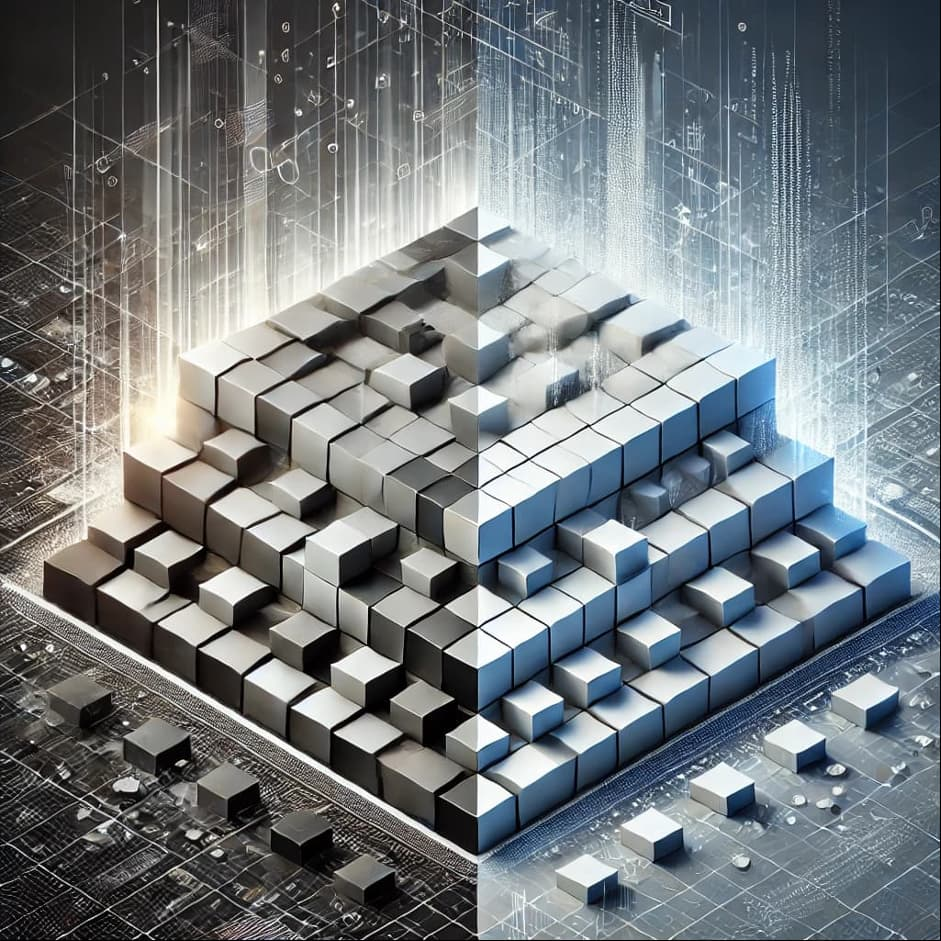
#> input picture images/grey_01.jpg, 941 x 941 px, found by its file name
$ python hw_02_svertoka_viktor.py
#> lines starting #> are read from the running program, lines starting #| are printed output that depends on the picture; long printed decimals are rounded
# Завантажуємо необхідні бібліотеки
import numpy as np
import matplotlib.pyplot as plt
from matplotlib.image import imread
from sklearn.decomposition import TruncatedSVD

# 1. Підготовка зображень
image_path = "grey_01.jpg"
image = imread(image_path)
#> image is the input picture: shape (941, 941, 3); mean R, G, B 114.4, 120.8, 124.4

# 2. Виведення зображення
plt.imshow(image)
plt.axis("off")
plt.title("Original Image")
plt.show()

# 3. Визначення розміру зображення
height, width, channels = image.shape
#> height = 941; width = 941; channels = 3
print(f"Розміри зображення: Height={height}, Width={width}, Channels={channels}")
#| Розміри зображення: Height=941, Width=941, Channels=3

# 4. Перетворення зображення у 2D-матрицю
flat_image = image.reshape(-1, width * channels)

# 5. Застосування SVD декомпозиції
U, S, Vt = np.linalg.svd(flat_image, full_matrices=False)
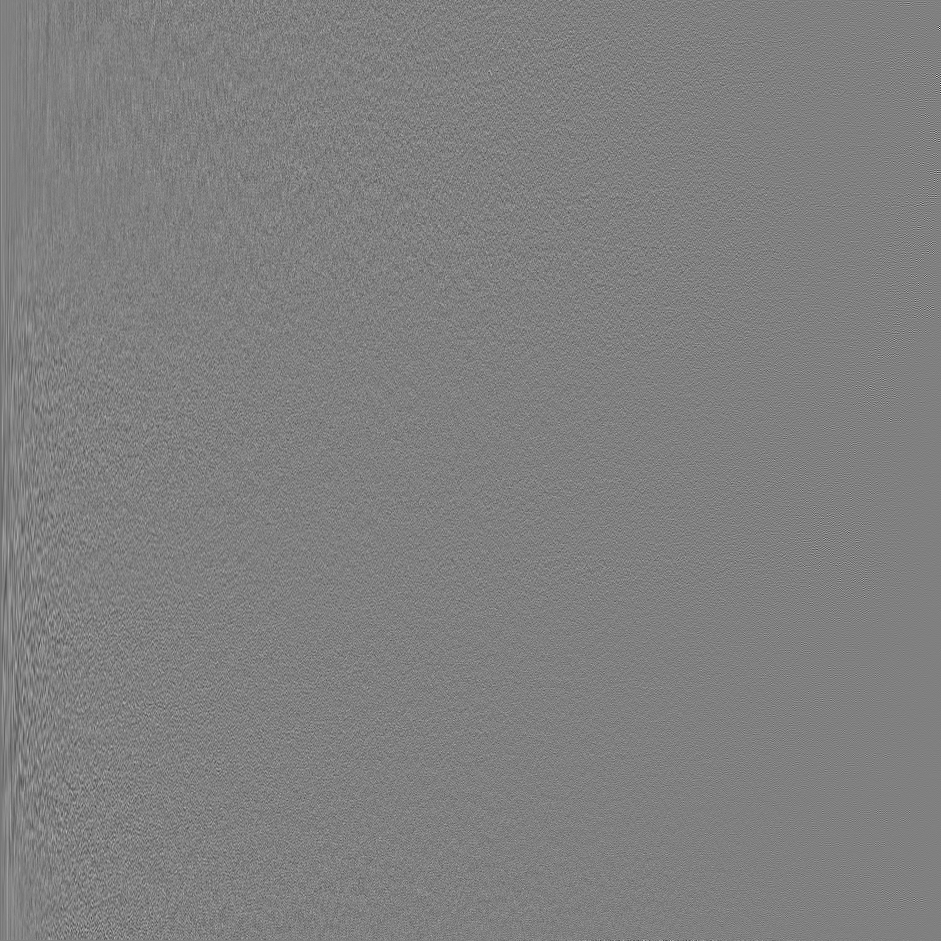
#> U: shape (941, 941) float64; min -0.369, max 0.364, mean -2.88e-05; drawn with min black and max white
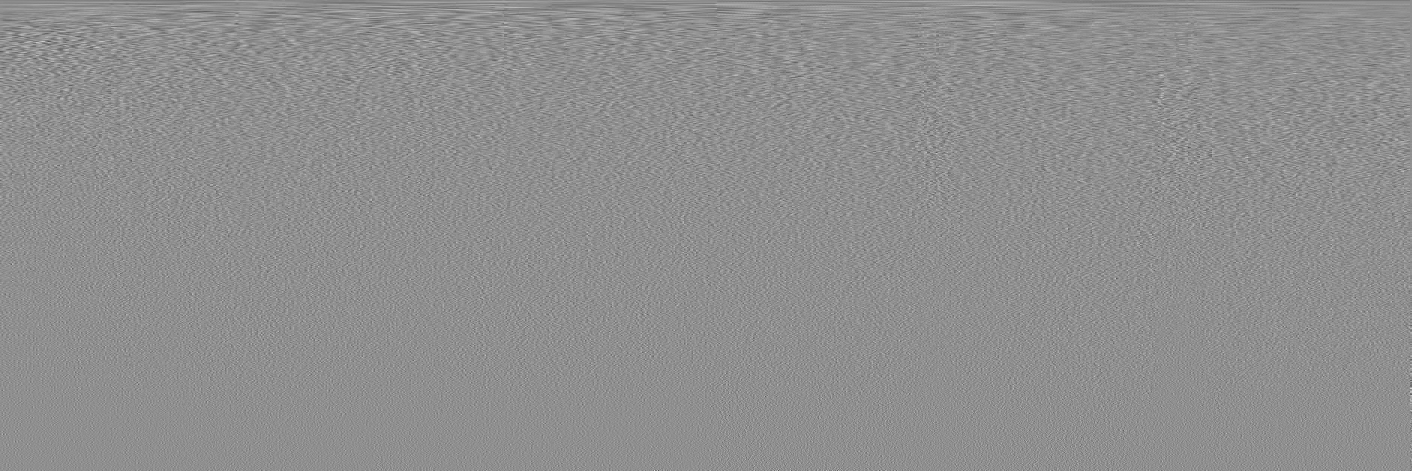
#> Vt: shape (941, 2823) float64 (shown at 1/2 size); min -0.161, max 0.125, mean -2.49e-05; drawn with min black and max white
#> S = 941 values, max 205444.8 at index 0, min 6.26 at index 940, mean 1428.5

# 6. Візуалізація перших k значень з матриці Σ
k = 100
plt.plot(np.arange(k), S[:k])
plt.title("Singular Values")
plt.xlabel("Index")
plt.ylabel("Singular Value")
plt.grid()
plt.show()
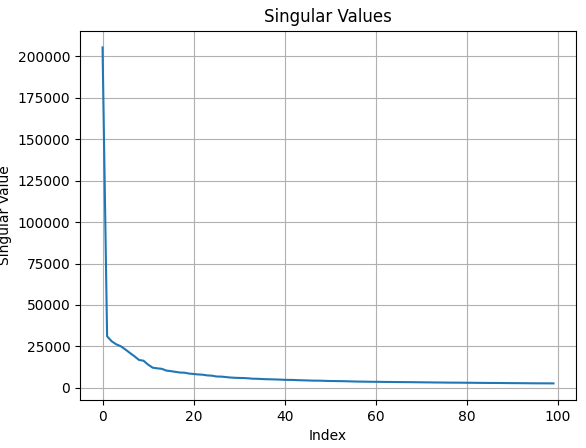
#> figure drawn by matplotlib, 1 panel; curve peaks at x = 0, y = 205444.8

# 7. Усічений SVD для стиснення зображення
svd = TruncatedSVD(n_components=k)
truncated_image = svd.fit_transform(flat_image)
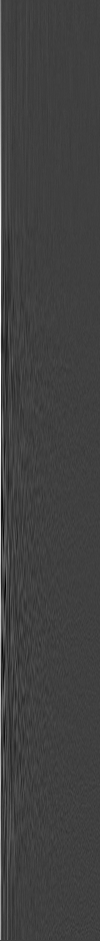
#> truncated_image: shape (941, 100) float64; min -3067.2, max 9149.4, mean 67.1; drawn with min black and max white

# Відновлення зображення
reconstructed_image = svd.inverse_transform(truncated_image)
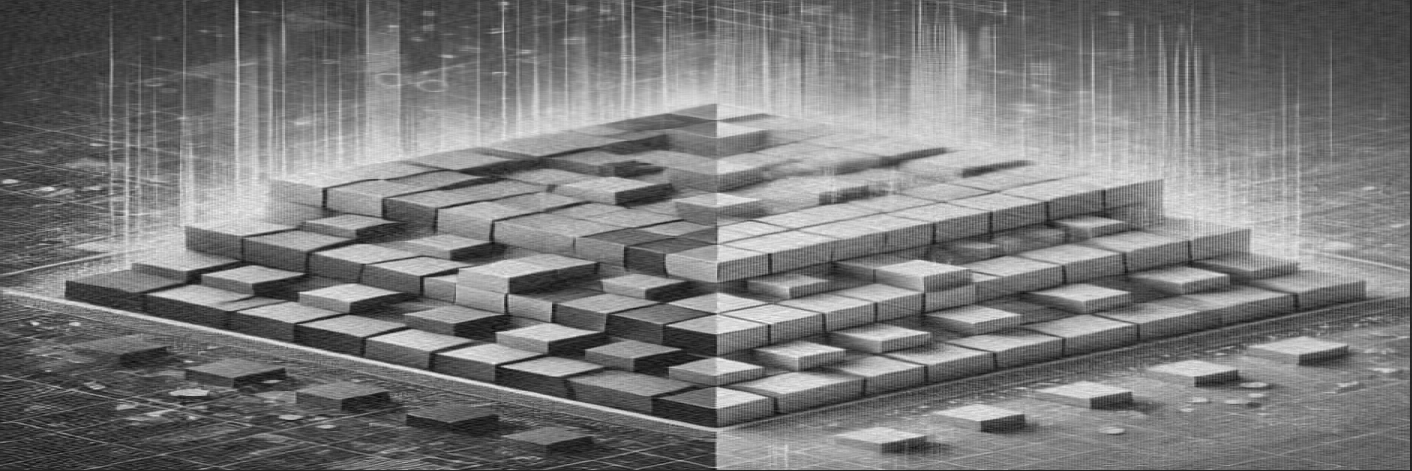
#> reconstructed_image: shape (941, 2823) float64 (shown at 1/2 size); min -45.32, max 301.8, mean 119.9; drawn with min black and max white

# 8. Оцінка помилки реконструкції
reconstruction_error = np.mean(np.square(reconstructed_image - flat_image))
#> reconstruction_error = 249.2
print(f"Reconstruction Error: {reconstruction_error}")
#| Reconstruction Error: 249.250

# 9. Зміна форми в 3D для візуалізації
reconstructed_image = reconstructed_image.reshape(height, width, channels)
#> reconstructed_image: shape (941, 941, 3) float64
reconstructed_image = np.clip(reconstructed_image, 0, 255).astype("uint8")

plt.imshow(reconstructed_image)
plt.axis("off")
plt.title(f"Reconstructed Image (k={k})")
plt.show()

# 10. Експерименти з різними значеннями k
for k in [10, 50, 100, 200]:
    svd = TruncatedSVD(n_components=k)
    truncated_image = svd.fit_transform(flat_image)
    reconstructed_image = svd.inverse_transform(truncated_image)
    reconstructed_image = reconstructed_image.reshape(height, width, channels)
    reconstructed_image = np.clip(reconstructed_image, 0, 255).astype("uint8")

    plt.imshow(reconstructed_image)
    plt.axis("off")
    plt.title(f"Reconstructed Image (k={k})")
    plt.show()
#> this loop made 4 passes
#> pass 1, `reconstructed_image = np.clip(reconstructed_image, 0, 255).astype("uin..`:
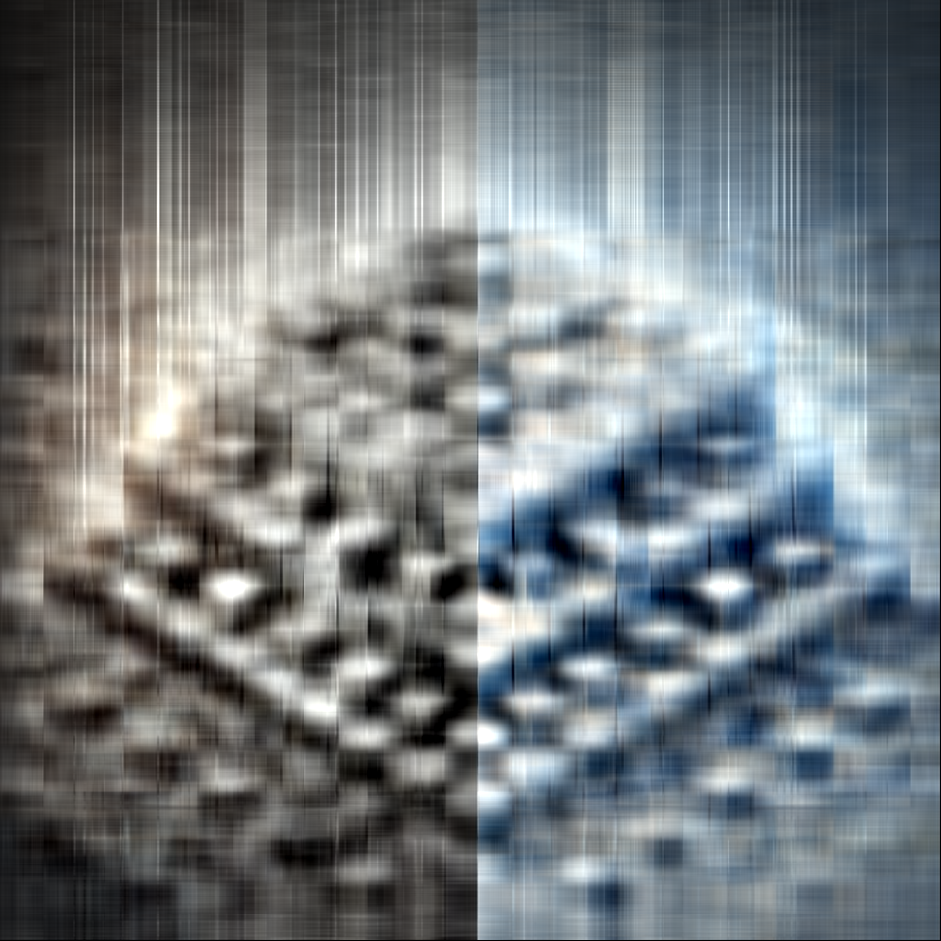
#> reconstructed_image: shape (941, 941, 3); mean of channels 0, 1, 2 114.1, 120.4, 123.6; drawn as R, G, B
#> after the loop:
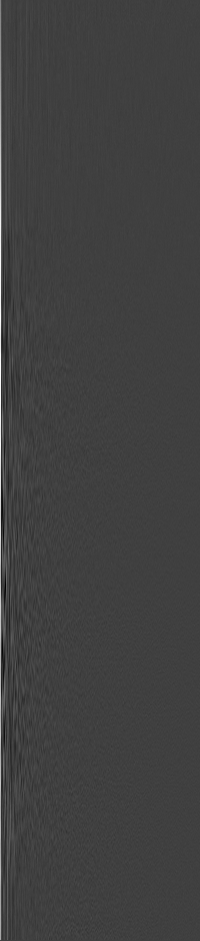
#> truncated_image: shape (941, 200) float64; min -3067.2, max 9149.4, mean 33.6; drawn with min black and max white

# Висновок
print(
    """
1. Вплив кількості сингулярних значень (k) на якість реконструкції:

- У ході експериментів було помічено, що якість реконструкції покращується зі збільшенням кількості використаних сингулярних значень. Це підтверджується зниженням помилки реконструкції (MSE), що є основним показником збереження інформації у стислому зображенні.

- Однак після досягнення певного значення k (наприклад, k=200) покращення якості стає менш помітним, оскільки значущість додаткових сингулярних значень суттєво зменшується.

2. Баланс між стисненням і якістю:

- Використання меншого k дозволяє суттєво зменшити розмір даних, однак це супроводжується видимими втратами візуальної якості. Наприклад, при k=10 зображення стає сильно розмитим.

- При збільшенні k до 100 або 200 втрата якості стає майже непомітною для людського ока, а отримане зображення добре відповідає оригіналу.

3. Ефективність методу SVD:

- Метод SVD дозволяє ефективно стиснути зображення, зберігаючи основну частину візуальної інформації. Це може бути корисним для зменшення об'єму даних, які необхідно передавати або зберігати, наприклад, у системах обробки зображень або підготовки даних для машинного навчання.

4. Рекомендації:

- Оптимальне значення k варто обирати, враховуючи компроміс між якістю реконструкції та обсягом стиснення. Для практичних цілей підходить значення k, при якому помилка реконструкції є прийнятною, а обсяг даних значно зменшується.

Загальний висновок:

- Метод SVD є потужним інструментом для стиснення зображень, забезпечуючи баланс між якістю та обсягом даних. Він дозволяє ефективно зменшувати розмір зображення без значної втрати точності, особливо при виборі оптимальних значень k.
"""
)

$ run again, with images/grey_02.jpg copied over images/grey_01.jpg
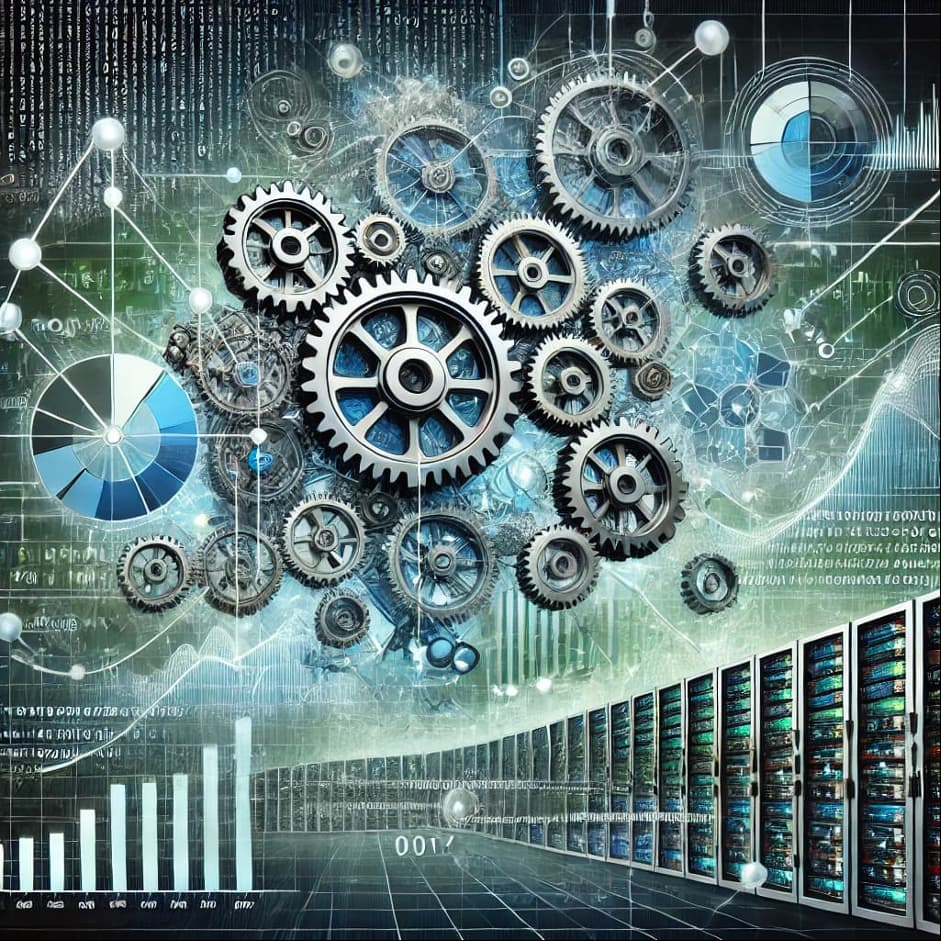
#> input picture images/grey_02.jpg, 941 x 941 px, found by its file name
#> image is the input picture: shape (941, 941, 3); mean R, G, B 96.6, 120, 120.6
#| Розміри зображення: Height=941, Width=941, Channels=3
#> S = 941 values, max 192121.8 at index 0, min 13.73 at index 940, mean 1574.8
#> `reconstructed_image = svd.inverse_transform(truncated_image)`:
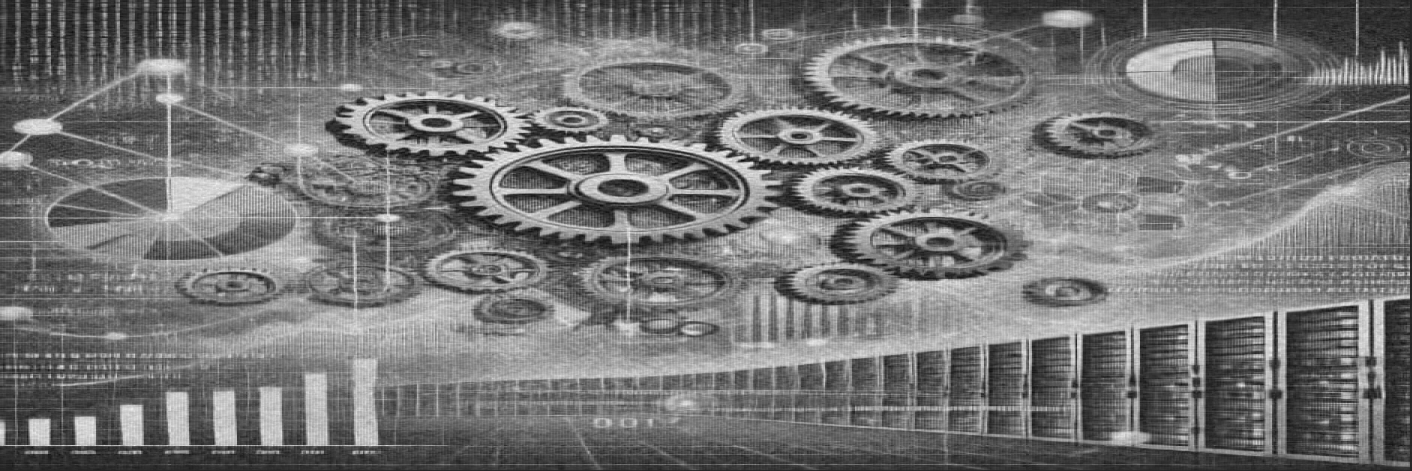
#> reconstructed_image: shape (941, 2823) float64 (shown at 1/2 size); min -49.46, max 306.5, mean 112.4; drawn with min black and max white
#> reconstruction_error = 343.3
#| Reconstruction Error: 343.290
#> after the loop `for k in [10, 50, 100, 200]:`:
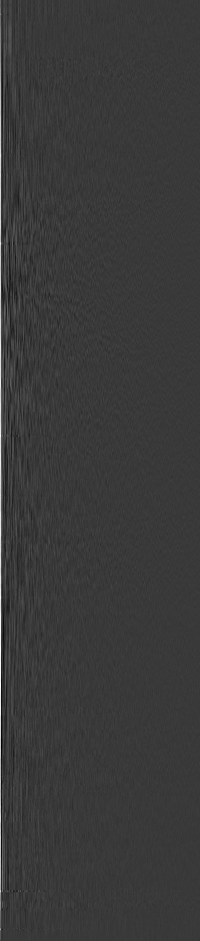
#> truncated_image: shape (941, 200) float64; min -2404.2, max 8253.7, mean 30.8; drawn with min black and max white
